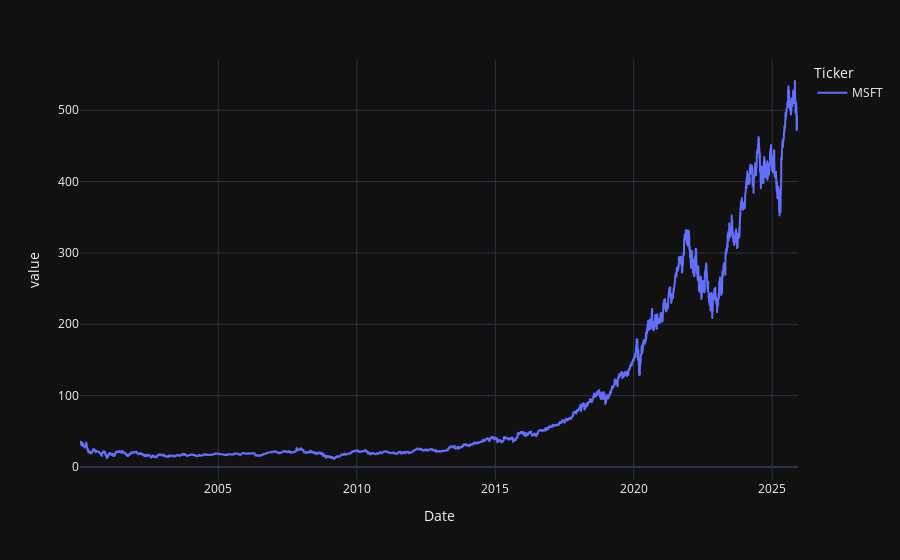

Source (notebook cell):
### Code cell
df['Close'].plot()

### Figure 1 — Plotly figure (JSON) as saved in the notebook; plotly's stock layout.template omitted (floating-point values rounded to 4 significant figures; data arrays with more than 128 entries replaced by an {"elided": "..."} marker saying what was removed)
{"data": [{"hovertemplate": "Ticker=MSFT<br>Date=%{x}<br>value=%{y}<extra></extra>", "legendgroup": "MSFT", "line": {"color": "#636efa", "dash": "solid"}, "marker": {"symbol": "circle"}, "mode": "lines", "name": "MSFT", "showlegend": true, "type": "scattergl", "x": {"elided": "6523 str values"}, "xaxis": "x", "y": {"elided": "6523 float values"}, "yaxis": "y"}], "layout": {"legend": {"title": {"text": "Ticker"}, "tracegroupgap": 0}, "margin": {"t": 60}, "xaxis": {"anchor": "y", "domain": [0, 1], "title": {"text": "Date"}}, "yaxis": {"anchor": "x", "domain": [0, 1], "title": {"text": "value"}}}}
